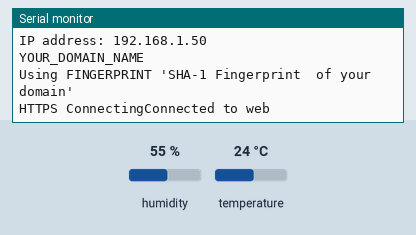
The sketch below on a simulated ESP8266 (NodeMCU). Parts: the last lines printed to the serial monitor. Inputs (shaded band) come from the test bench; at power-on: humidity 55 %, temperature 24 °C. WiFi joins after 1.5 s; servers stay silent unless stated; uploads are accepted with an empty reply.

Above: at 5.7 s.
5.8 s: humidity set to 22 %
At 7.4 s:
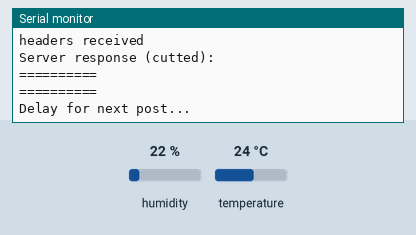
12.6 s: temperature set to 12 °C
At 17.4 s:
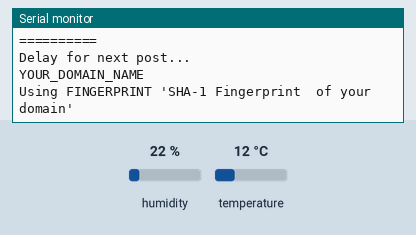
19.4 s: humidity set to 40 %
At 25.0 s:
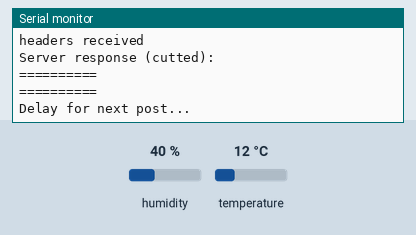
Timing chart, 0 to 26.5 s (numbered marks = the images above; inputs shaded):
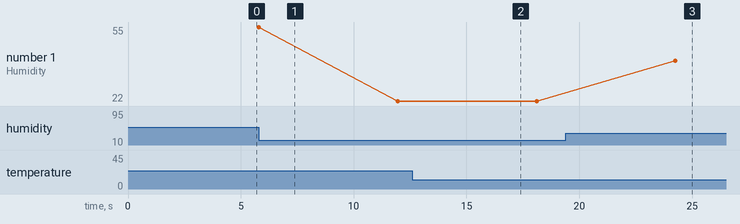

Measured:
- after the input at 19.4 s, the serial monitor: prints a new line after 4.9 s (image 3)
- plotted number 1: 55 → 22 after the input at 5.8 s, 22 → 40 after the input at 19.4 s

The sketch:

NodeMCU-DHT11-firmware.ino
```cpp
#include <ESP8266WiFi.h>
#include "DHT.h"

// =================================== NodeMCU weird pins
//static const uint8_t D0   = 16;
//static const uint8_t D1   = 5;
//static const uint8_t D2   = 4;
//static const uint8_t D3   = 0;
//static const uint8_t D4   = 2; LED_PIN
//static const uint8_t LED  = 2;
//static const uint8_t D5   = 14;
//static const uint8_t D6   = 12;
//static const uint8_t D7   = 13;
//static const uint8_t D8   = 15;
//static const uint8_t D9   = 3;
//static const uint8_t D10  = 1;

#define LED_PIN 2
#define DHT_PIN 2
#define DHTTYPE DHT11
DHT dht(DHT_PIN, DHTTYPE);

// Setup wifi
const char *SSID = "YOUR_WIFI_SSID";
const char *PASSWORD = "YOUR_WIFI_PASSWORD";

// Setup api host
const char *HOST = "YOUR_DOMAIN_NAME";
const char FINGERPRINT[] PROGMEM = "SHA-1 Fingerprint	of your domain";
const int HTTPS_PORT = 443;

// Setup this device for api
const char *DEVICE_TOKEN = "SOME_TOKEN_BY_DHT11-api";
const int SEND_DELAY = 6000;


float temperature;
float humidity;

void setup() {
  pinMode(LED_PIN, OUTPUT);
  pinMode(DHT_PIN, INPUT);

  for (int i=0; i<5; i++){
    delay(200);
    digitalWrite(LED_PIN, LOW);
    delay(200);
    digitalWrite(LED_PIN, HIGH);
  }

  dht.begin();

  Serial.begin(9600);
  Serial.print("DEVICE_TOKEN: ");
  Serial.println(DEVICE_TOKEN);
  WiFi.mode(WIFI_OFF);        //Prevents reconnection issue (taking too long to connect)
  delay(1000);
  WiFi.mode(WIFI_STA);        //Only Station No AP, This line hides the viewing of ESP as wifi hotspot

  WiFi.begin(SSID, PASSWORD);     //Connect to your WiFi router
  Serial.println("");

  Serial.print("Connecting");
  // Wait for connection
  while (WiFi.status() != WL_CONNECTED) {
    delay(500);
    Serial.print(".");
  }

  //If connection successful show IP address in serial monitor
  Serial.println("");
  Serial.print("Connected to ");
  Serial.println(SSID);
  Serial.print("IP address: ");
  Serial.println(WiFi.localIP());  //IP address assigned to your ESP
}

//=======================================================================
//                    Main Program Loop
//=======================================================================
void loop() {
  WiFiClientSecure httpsClient;    //Declare object of class WiFiClient

  Serial.println(HOST);

  Serial.printf("Using FINGERPRINT '%s'\n", FINGERPRINT);
  httpsClient.setFingerprint(FINGERPRINT);
  httpsClient.setTimeout(15000); // 15 Seconds
  delay(1000);

  Serial.print("HTTPS Connecting");
  int r=0; //retry counter
  while((!httpsClient.connect(HOST, HTTPS_PORT)) && (r < 30)){
      delay(100);
      Serial.print(".");
      r++;
  }
  if(r==30) {
    Serial.println("Connection failed");
  }
  else {
    Serial.println("Connected to web");
  }


  temperature = dht.readTemperature(); // Gets the values of the temperature
  humidity = dht.readHumidity(); // Gets the values of the humidity
  Serial.print("Temperature = ");
  Serial.print(temperature);
  Serial.print("\tHumidity = ");
  Serial.println(humidity);

  String Link;

  Link = "/create_measurement?device_token=" + String(DEVICE_TOKEN) + "&temperature=" + String(temperature) + "&humidity=" + String(humidity);

  Serial.print("Requesting URL: ");
  Serial.println(HOST);

  httpsClient.print(String("POST ") + Link + " HTTP/1.1\r\n" +
               "Host: " + HOST + "\r\n" +
               "Content-Type: application/json"+ "\r\n" +
               "Connection: close\r\n\r\n");

  Serial.println("POST request sent");

  while (httpsClient.connected()) {
    String line = httpsClient.readStringUntil('\n');
    if (line == "\r") {
      Serial.println("headers received");
      break;
    }
  }

  Serial.println("Server response (cutted):");
  Serial.println("==========");
  String line;
  if(httpsClient.available()) {
    line = httpsClient.readStringUntil('\n');
    Serial.println(line);
  }
  Serial.println("==========");
  Serial.println("Delay for next post...");
  delay(SEND_DELAY - 1200);
}
```
